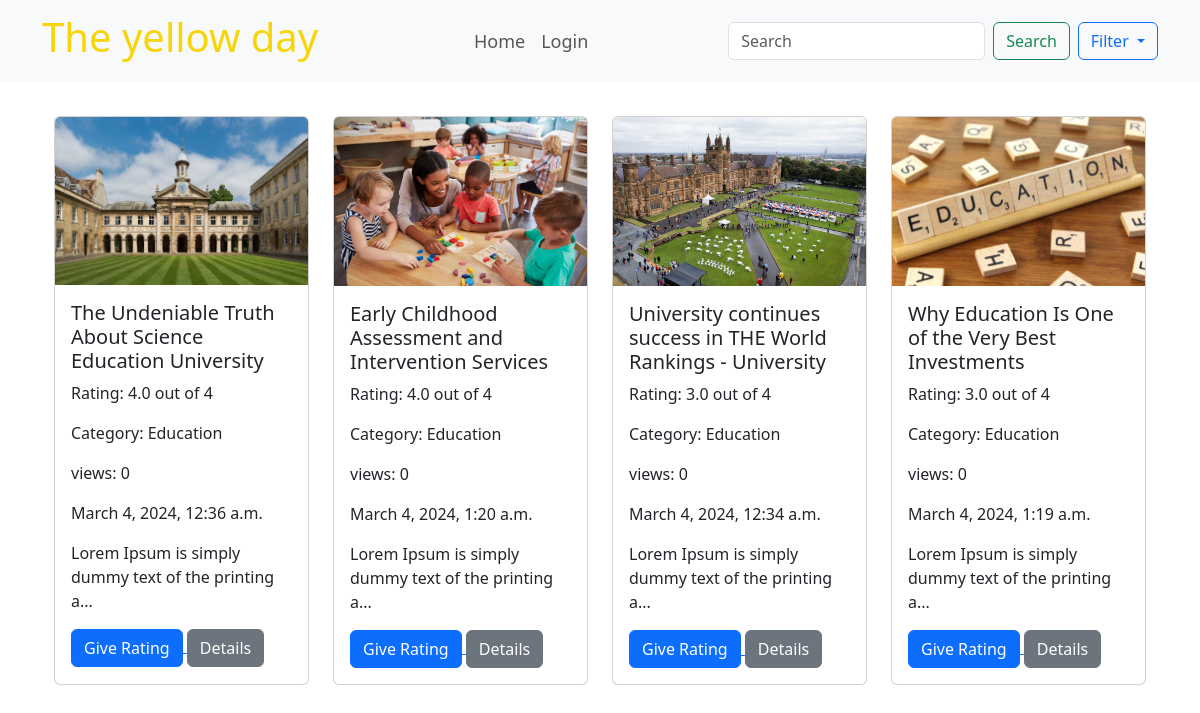
Before: /news_for_a_category/10/ with the older database file.
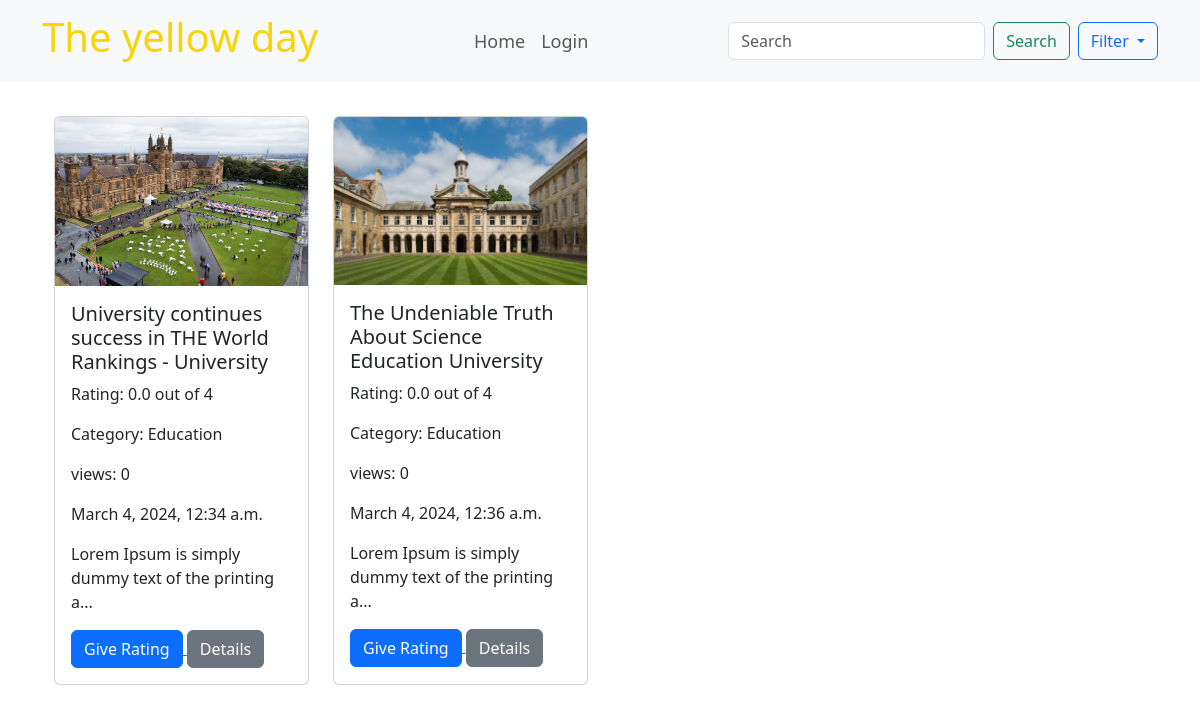
After: the same page with the newer database file.
### posts/models.py (models this page shows)
class Post(models.Model):
    created_at = models.DateTimeField(auto_now_add = True)
    edited_at = models.DateTimeField(auto_now = True)
    categroy = models.ForeignKey(Category,on_delete=models.CASCADE,blank=True,default=None)
    headline = models.CharField(max_length=200)
    description = models.TextField()
    editor = models.ForeignKey(EditorsProfile,on_delete=models.CASCADE,related_name='my_post')
    image = models.ImageField(upload_to='photos/post_img')
    viwes_of_this = models.IntegerField(blank=True,default=0)
    def rating(self):
       now = 0.0
       ave = now
       qeryset_of_rating = Rating.objects.filter(post=self).exists()
       if qeryset_of_rating:
            qeryset_of_rating = Rating.objects.filter(post=self)
            n = qeryset_of_rating.count()
            for i in qeryset_of_rating:now+=i.rating
            ave = now/n
       return  round(ave, 1)
    def short_descriptions(self):
        if len(self.description) > 50:
            return f"{str(self.description)[:50]}..."
        else:
            return f"{str(self.description)}"
    def __lt__(self,others):
        my_rate = self.rating()
        other_rate =others.rating()
        return my_rate<=other_rate

class Rating(models.Model):
    post = models.ForeignKey(Post,on_delete=models.CASCADE,related_name='ratins')
    user = models.ForeignKey(User,on_delete=models.CASCADE,related_name='ratins')
    descriptions = models.TextField()
    created_at = models.DateTimeField(auto_now_add = True)
    edited_at = models.DateTimeField(auto_now = True)
    rating = models.IntegerField(choices=RATING)
    class Meta:
        unique_together = (('post', 'user'),)

class Category(models.Model):
    category_name = models.CharField(max_length=200)
    def __str__(self):return self.category_name

### Newspaper_Site/views.py (the view)
# urls.py: path('news_for_a_category/<int:pk>/', news_for_a_category,name='news_for_a_category'),
def news_for_a_category(request,pk):
    category =  Category.objects.filter(pk=pk).exists()
    if Category:
        category = Category.objects.all()
        categories_with_news = []
        for cata in category:
           yes_there_is_atlest_one_news_for_this_cata = Post.objects.filter(categroy=cata)
           if   yes_there_is_atlest_one_news_for_this_cata: categories_with_news.append(cata)
        current_cata =  Category.objects.get(pk=pk)
        all_news =  Post.objects.filter(categroy= current_cata)
        arr = []
        for single_news in all_news:
            arr.append((single_news))
        arr.sort()
        arr.reverse()
        if all_news.count()<1:return render(request,'gohome1.html')
        return render(request,'index.html',{'all_news':  arr,'category':categories_with_news})
    return render(request,'gohome1.html')

### templates/index.html (shortened to what this page needs)
{% extends "base.html" %}
{% block content %}
      <div class="container" style="padding-top: 10px;">
        <div class="row row-cols-1 row-cols-sm-2 row-cols-md-4 g-4">
            {% for single_news in all_news %}
            <div class="col">
                <div class="card h-100">
                    <img src="{{ single_news.image.url }}" class="card-img-top" alt="{{ single_news.title }}">
                    <div class="card-body">
                        <h5 class="card-title">{{ single_news.headline }}</h5>
                        <p class="card-text">Rating: {{ single_news.rating }} out of 4</p>
                        <p class="card-text">Category: {{ single_news.categroy }}</p>
                        <p class="card-text">views: {{ single_news.viwes_of_this }}</p>
                        <p class="card-text">{{ single_news.created_at }}</p>
                        <p class="card-text">{{ single_news.short_descriptions }}</p>
                        <a href="{% url 'rate_a_news' single_news.id %}">
                            <button class="btn btn-primary">Give Rating</button>
                        </a>
                        <a href="{% url 'ditials_view' single_news.id %}">
                            <button class="btn btn-secondary">Details</button>
                        </a>
                    </div>
                </div>
            </div>
            {% endfor %}
        </div>
    </div>
        {% endblock %}

Changed rows visible on the page:
removed Post: image (picture), headline "Early Childhood Assessment and Intervention Services", rating "4.0", categroy "Education", viwes_of_this "0", created_at "March 4, 2024, 1:20 a.m.", short_descriptions "Lorem Ipsum is simply dummy text of the printing a..."
removed Post: image (picture), headline "Why Education Is One of the Very Best Investments", rating "3.0", categroy "Education", viwes_of_this "0", created_at "March 4, 2024, 1:19 a.m.", short_descriptions "Lorem Ipsum is simply dummy text of the printing a..."
shown differently, row unchanged: Post "University continues success in THE World Rankings - University": rating "3.0" → "0.0"; moves up the list
computed for Post "The Undeniable Truth About Science Education University": rating "4.0" → "0.0"
